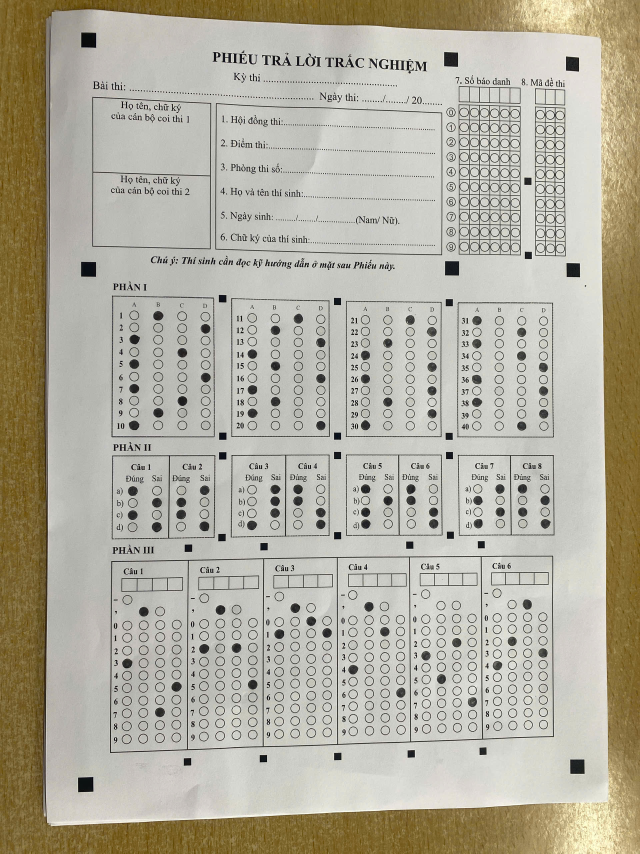
#> input picture Data_raw/Todien/z6690302863276_46f6ad59f3789ba98b6cf7d7246bdda1.jpg, 1920 x 2560 px (shown at 1/3 size)
$ python -i getLocal.py   (imports and definitions only)
#> lines starting #> are read from the running program, lines starting #| are printed output that depends on the picture
#> further down, picture is the input picture: PIL image 1920x2560 RGB; mean R, G, B 178.3, 174.2, 159.2
from ultralytics import YOLO
from PIL import Image, ImageDraw, ExifTags
import numpy as np
import cv2
import os
import shutil

# Load a pretrained YOLO model
# [1 line that did not run here, left out]

# Thư mục chứa ảnh gốc
input_dir = 'Data_raw/Todien'
# Thư mục lưu ảnh đã xử lý
output_base_dir = 'Data_processed'
# Tạo thư mục output nếu chưa tồn tại
# [2 lines not run here, left out]

# [107 lines left out: functions correct_orientation, transform_image, not called in this run]

def crop_image(image, output_folder):
    """Cắt ảnh thành 4 phần và lưu"""
#> called with output_folder = 'out.png'
    if not os.path.exists(output_folder):
        os.makedirs(output_folder)

    # Định nghĩa các box cắt
    crop_box_0 = (1400, 0, 1920, 800)
    crop_box_1 = (0, 800, 1920, 1400)
    crop_box_2 = (0, 1375, 1920, 1750)
    crop_box_3 = (0, 1750, 1920, 2560)

    # Cắt ảnh
    img_cropped_0 = image.crop(crop_box_0)
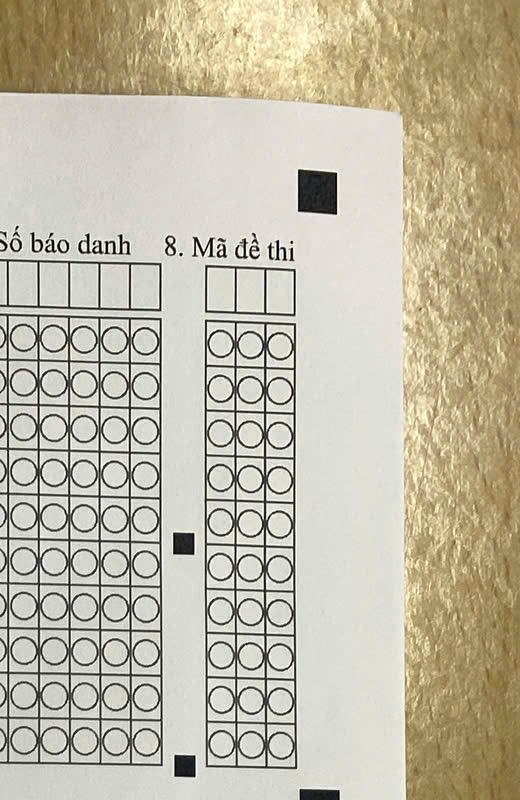
#> img_cropped_0: PIL image 520x800 RGB; mean R, G, B 192.5, 185.9, 167
    img_cropped_1 = image.crop(crop_box_1)
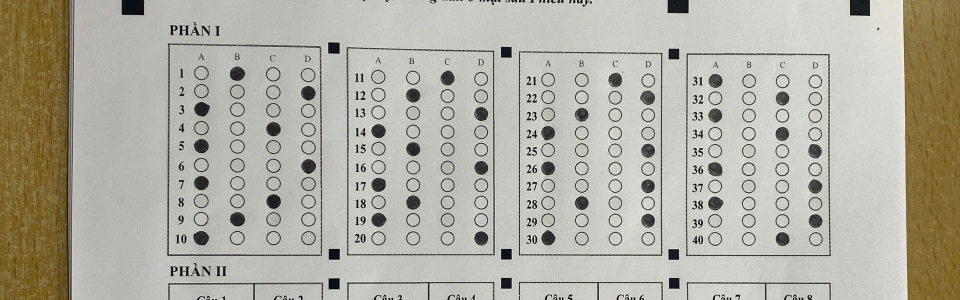
#> img_cropped_1: PIL image 1920x600 RGB (shown at 1/2 size); mean R, G, B 177.1, 174.9, 162.8
    img_cropped_2 = image.crop(crop_box_2)
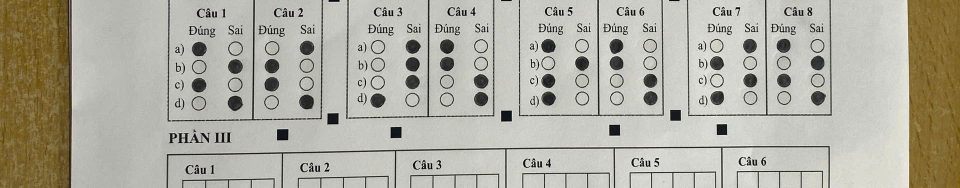
#> img_cropped_2: PIL image 1920x375 RGB (shown at 1/2 size); mean R, G, B 175.9, 173.7, 161.6
    img_cropped_3 = image.crop(crop_box_3)
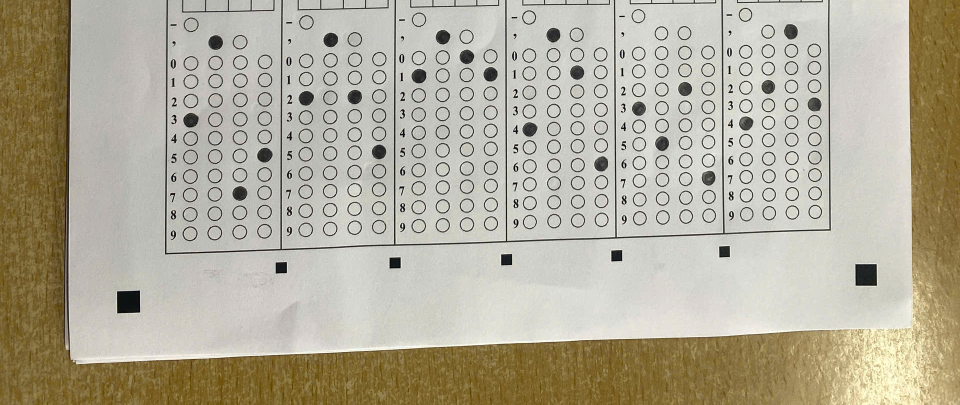
#> img_cropped_3: PIL image 1920x810 RGB (shown at 1/2 size); mean R, G, B 178.6, 173, 155.3

    # Lưu ảnh đã cắt
    img_cropped_0.save(os.path.join(output_folder, 'cropped_image_0.jpg'))
    img_cropped_1.save(os.path.join(output_folder, 'cropped_image_1.jpg'))
    img_cropped_2.save(os.path.join(output_folder, 'cropped_image_2.jpg'))
    img_cropped_3.save(os.path.join(output_folder, 'cropped_image_3.jpg'))

# [34 lines left out: function process_all_images, not called in this run]

# Chạy hàm xử lý tất cả ảnh
# [2 lines not run here, left out]

>>> from PIL import Image
>>> picture = Image.open('Data_raw/Todien/z6690302863276_46f6ad59f3789ba98b6cf7d7246bdda1.jpg')
>>> result = crop_image(picture, 'out.png')

$ run again, on Data_raw/Todien/z6690302894914_c67f8b309fc900e32c0b6be928255956.jpg
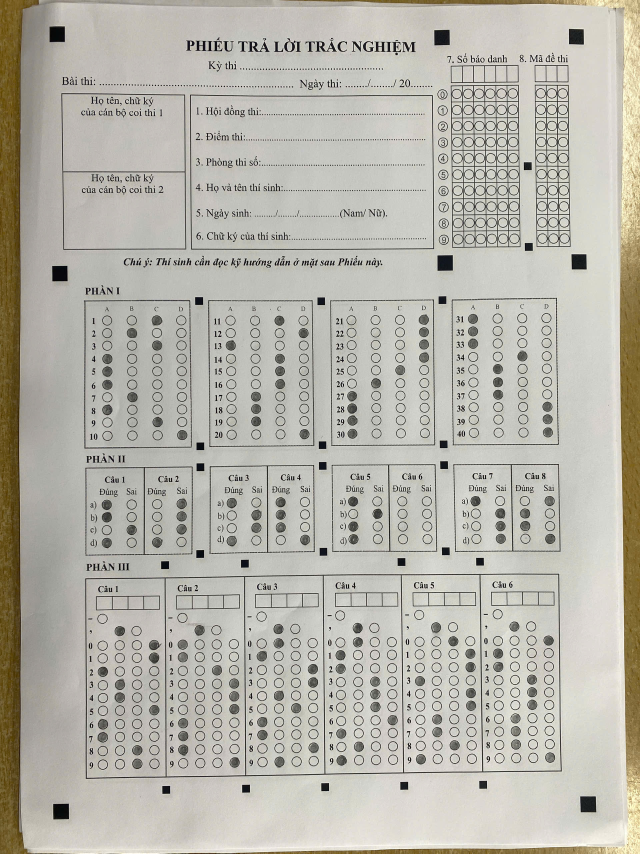
#> input picture Data_raw/Todien/z6690302894914_c67f8b309fc900e32c0b6be928255956.jpg, 1920 x 2560 px (shown at 1/3 size)
#> picture is the input picture: PIL image 1920x2560 RGB; mean R, G, B 183.4, 181.2, 171.8
#> in crop_image, `img_cropped_2 = image.crop(crop_box_2)`:
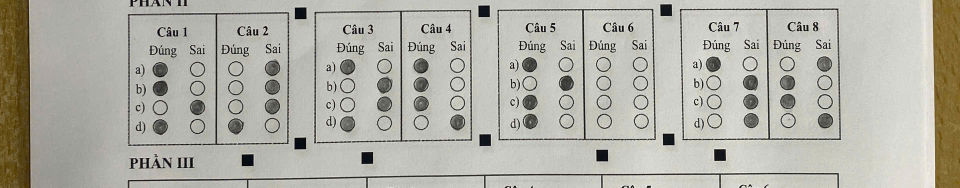
#> img_cropped_2: PIL image 1920x375 RGB (shown at 1/2 size); mean R, G, B 177, 176.2, 167.1
#> in crop_image, `img_cropped_3 = image.crop(crop_box_3)`:
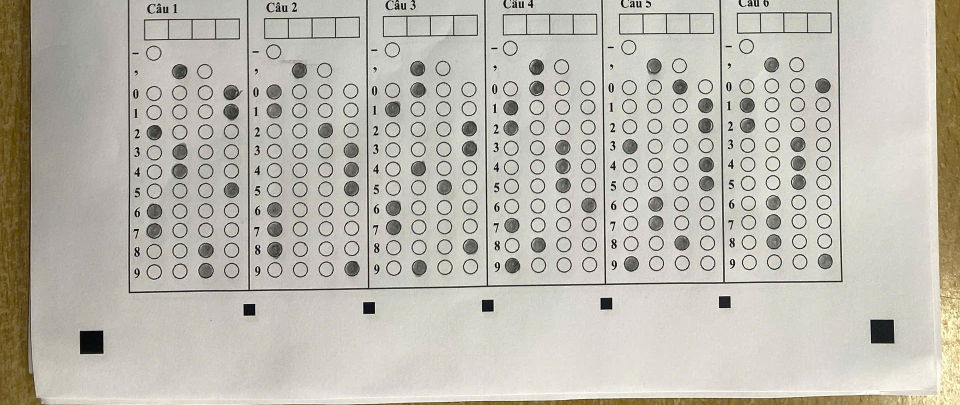
#> img_cropped_3: PIL image 1920x810 RGB (shown at 1/2 size); mean R, G, B 188.1, 185, 175.2

$ run again, on Data_raw/Todien/z6690303029966_404d0b88c8f47dddc2936d270b26ea06.jpg
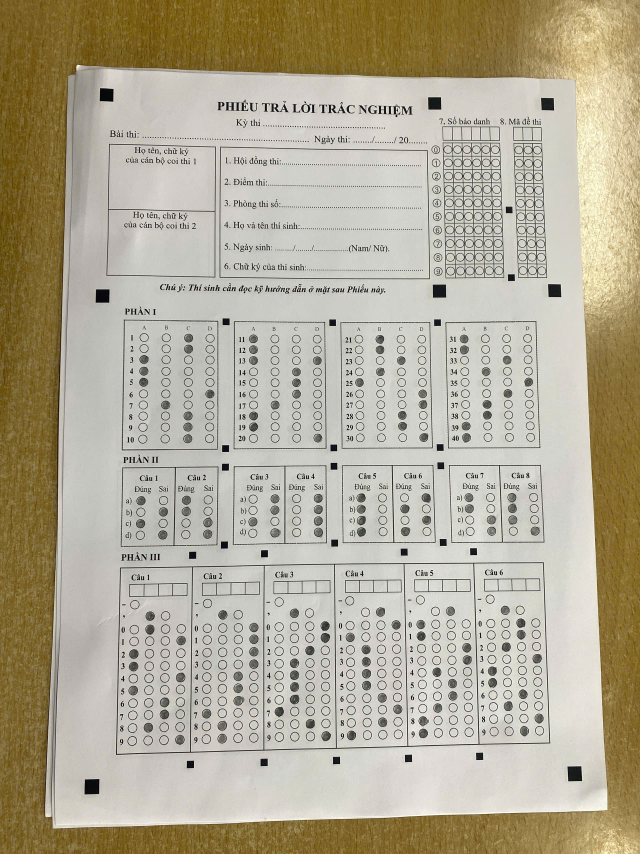
#> input picture Data_raw/Todien/z6690303029966_404d0b88c8f47dddc2936d270b26ea06.jpg, 1920 x 2560 px (shown at 1/3 size)
#> picture is the input picture: PIL image 1920x2560 RGB; mean R, G, B 179, 171.9, 151.7
#> in crop_image, `img_cropped_2 = image.crop(crop_box_2)`:
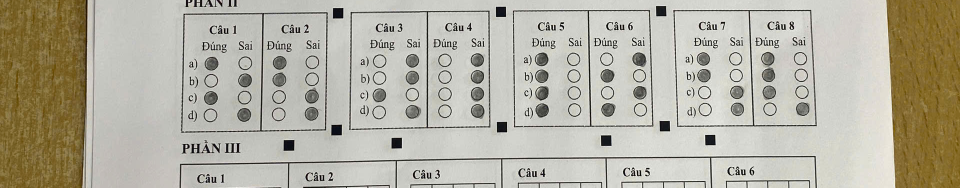
#> img_cropped_2: PIL image 1920x375 RGB (shown at 1/2 size); mean R, G, B 180.2, 176.6, 162
#> in crop_image, `img_cropped_3 = image.crop(crop_box_3)`:
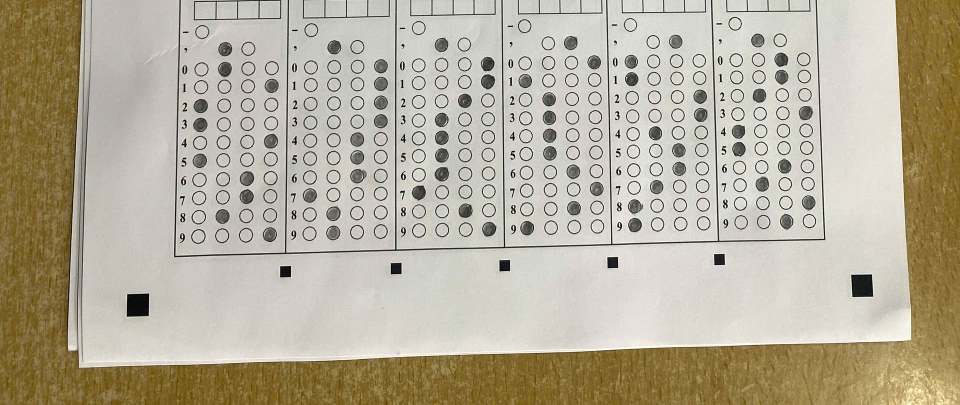
#> img_cropped_3: PIL image 1920x810 RGB (shown at 1/2 size); mean R, G, B 181.6, 174.1, 155.5

$ run again, on Data_raw/Todien/z6690303127548_c5696df656964bfa53add041288b3965.jpg
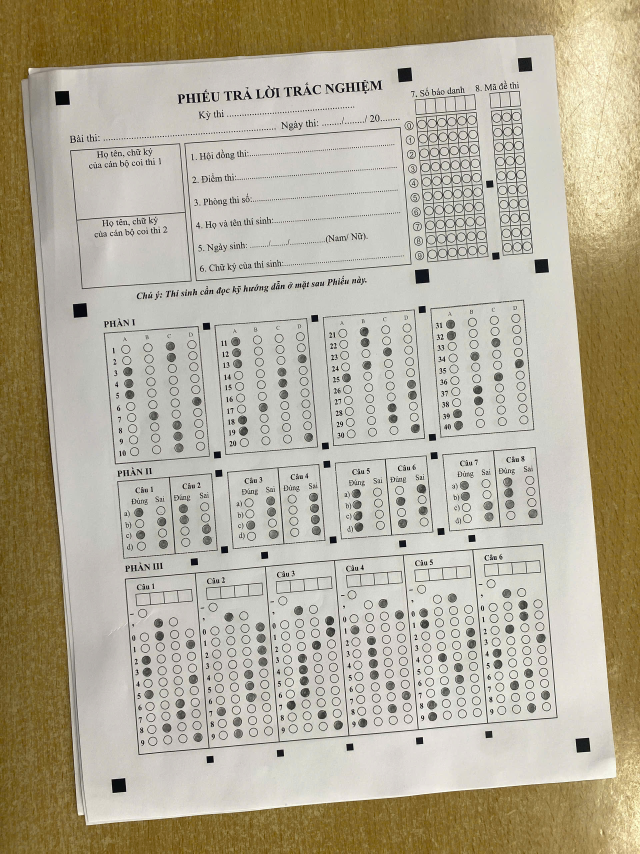
#> input picture Data_raw/Todien/z6690303127548_c5696df656964bfa53add041288b3965.jpg, 1920 x 2560 px (shown at 1/3 size)
#> picture is the input picture: PIL image 1920x2560 RGB; mean R, G, B 179.7, 172.7, 153.2
#> in crop_image, `img_cropped_2 = image.crop(crop_box_2)`:
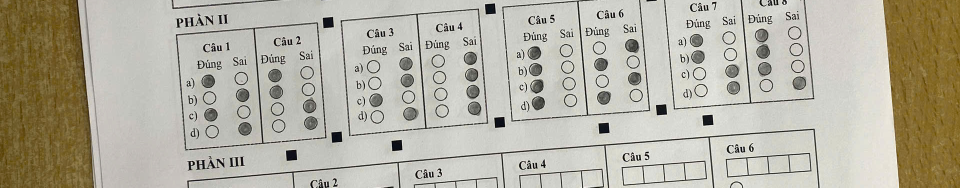
#> img_cropped_2: PIL image 1920x375 RGB (shown at 1/2 size); mean R, G, B 180, 176.2, 161.8
#> in crop_image, `img_cropped_3 = image.crop(crop_box_3)`:
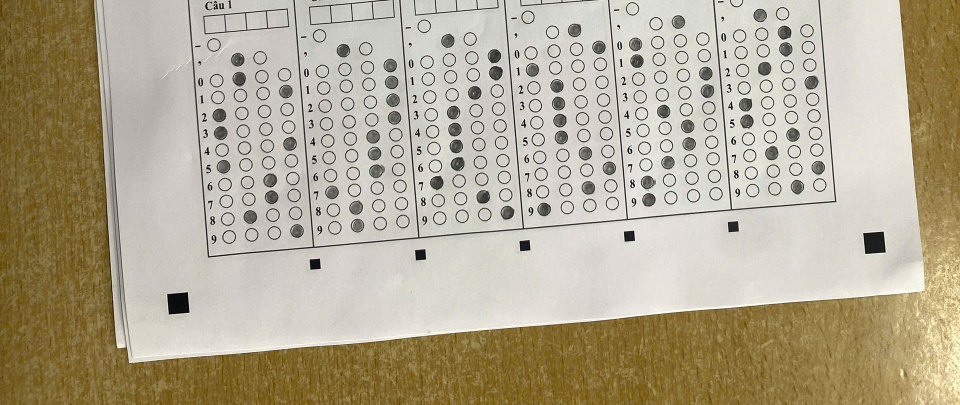
#> img_cropped_3: PIL image 1920x810 RGB (shown at 1/2 size); mean R, G, B 178.9, 169.8, 147.5
